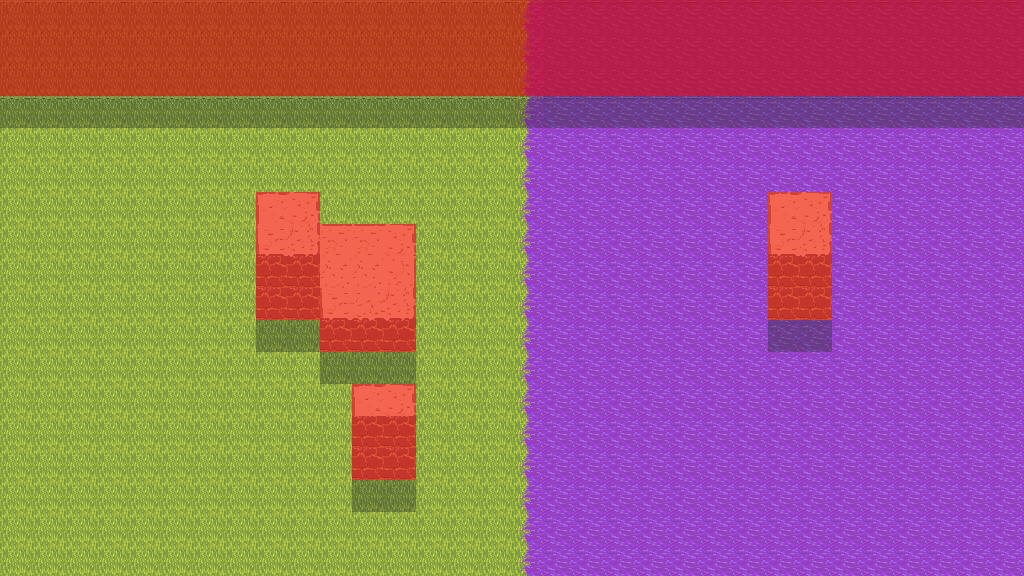

A 2D game scene composited from a Tiled map and its tileset images. What follows is a short description and the map's XML, with each tile layer's data collapsed to a summary:
An orthogonal 32x18 tile map with 32x32 px tiles, 3 tile layers (Tile Layer 1, ch_test, col) and 1 object.

<map version="1.0" orientation="orthogonal" renderorder="right-down" width="32" height="18" tilewidth="32" tileheight="32" nextobjectid="1">
 <tileset firstgid="1" name="tile_ground" tilewidth="32" tileheight="32" tilecount="64" columns="8">
  <image source="tile_BG_alpha2.png" width="256" height="256" />
  <tile id="23">
   <objectgroup draworder="index">
    <object id="3" x="-0.0869565" y="-0.0434783" width="32.087" height="32.0435" />
   </objectgroup>
  </tile>
 </tileset>
 <layer name="Tile Layer 1" width="32" height="18">
  <data>[576 cells, 576 non-empty, 18 distinct tile ids]</data>
 </layer>
 <layer name="ch_test" width="32" height="18">
  <data>[576 cells, 0 non-empty, 0 distinct tile ids]</data>
 </layer>
 <layer name="col" width="32" height="18">
  <data>[576 cells, 130 non-empty, 1 distinct tile ids]</data>
 </layer>
</map>